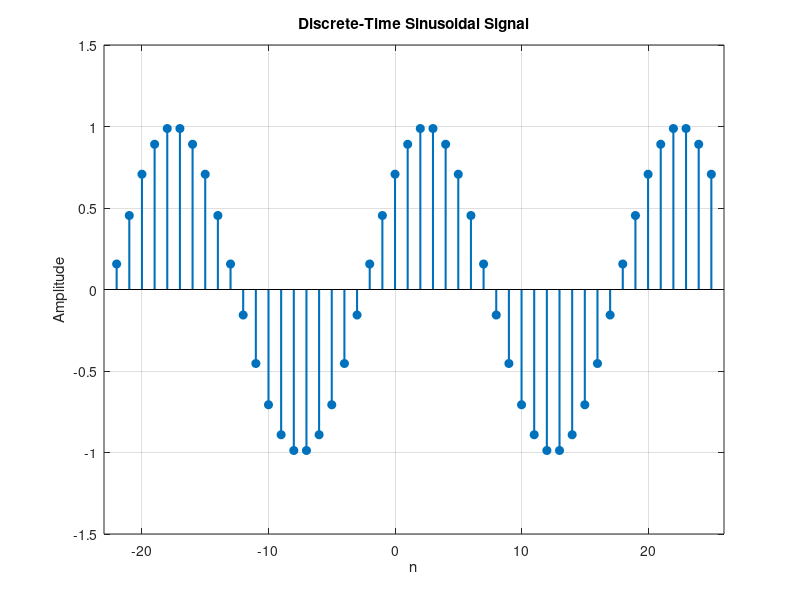

MATLAB code to generate this figure:
% Define range
n = -22:25;

% Parameters
A = 1;              % Amplitude
w = 0.1*pi;         % Angular frequency
phi = pi/4;         % Phase shift

% Sinusoidal sequence
x = A * sin(w*n + phi);

% Plot
stem(n, x, 'filled', 'LineWidth', 1.5);
%plot(n,x);
title('Discrete-Time Sinusoidal Signal');
xlabel('n');
ylabel('Amplitude');
grid on;
axis([-23 26 -1.5 1.5]);
